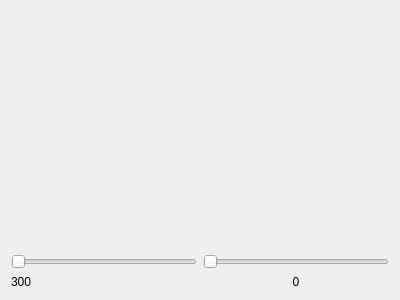
<?xml version="1.0" encoding="UTF-8"?>
<ui version="4.0">
 <class>MainWindow</class>
 <widget class="QMainWindow" name="MainWindow">
  <property name="geometry">
   <rect>
    <x>0</x>
    <y>0</y>
    <width>400</width>
    <height>300</height>
   </rect>
  </property>
  <property name="windowTitle">
   <string>MainWindow</string>
  </property>
  <widget class="QWidget" name="centralWidget">
   <layout class="QGridLayout" name="gridLayout">
    <item row="0" column="1">
     <spacer name="verticalSpacer">
      <property name="orientation">
       <enum>Qt::Vertical</enum>
      </property>
      <property name="sizeHint" stdset="0">
       <size>
        <width>20</width>
        <height>40</height>
       </size>
      </property>
     </spacer>
    </item>
    <item row="1" column="1">
     <widget class="QSlider" name="segmentNumerSlider">
      <property name="orientation">
       <enum>Qt::Horizontal</enum>
      </property>
     </widget>
    </item>
    <item row="2" column="1">
     <widget class="QLabel" name="segmentNumberLbl">
      <property name="text">
       <string>0</string>
      </property>
      <property name="alignment">
       <set>Qt::AlignCenter</set>
      </property>
     </widget>
    </item>
    <item row="1" column="0">
     <widget class="QSlider" name="distanceSlider">
      <property name="orientation">
       <enum>Qt::Horizontal</enum>
      </property>
     </widget>
    </item>
    <item row="2" column="0">
     <widget class="QLabel" name="distanceLbl">
      <property name="text">
       <string>300</string>
      </property>
     </widget>
    </item>
   </layout>
  </widget>
 </widget>
 <layoutdefault spacing="6" margin="11"/>
 <resources/>
 <connections/>
</ui>
